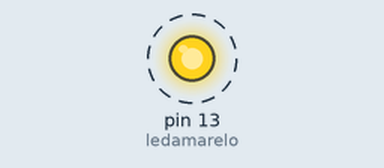
This sketch was run on a simulated Arduino Uno, built with avr-gcc and run on an emulated ATmega328P. On the bench: output pins drawn as LEDs (lit = HIGH). Dashed ring = blinking.

Above: at 0.5 s.
Timing chart, 0 to 4.6 s (numbered marks = the images above):
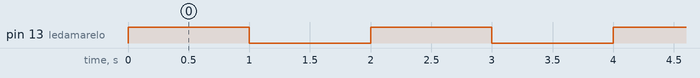

Measured:
- by itself, pin 13 (ledamarelo): alternates HIGH for 1.0 s and LOW for 1.0 s

The sketch:

ex_1_Led_Amarelo.ino
```cpp
int ledamarelo = 13;


void setup() {
  // put your setup code here, to run once:
  pinMode (ledamarelo,OUTPUT);

}

void loop() {
  // put your main code here, to run repeatedly:
  digitalWrite (ledamarelo,HIGH);
  delay (1000);
  digitalWrite (ledamarelo,LOW);
  delay (1000);
}
```
